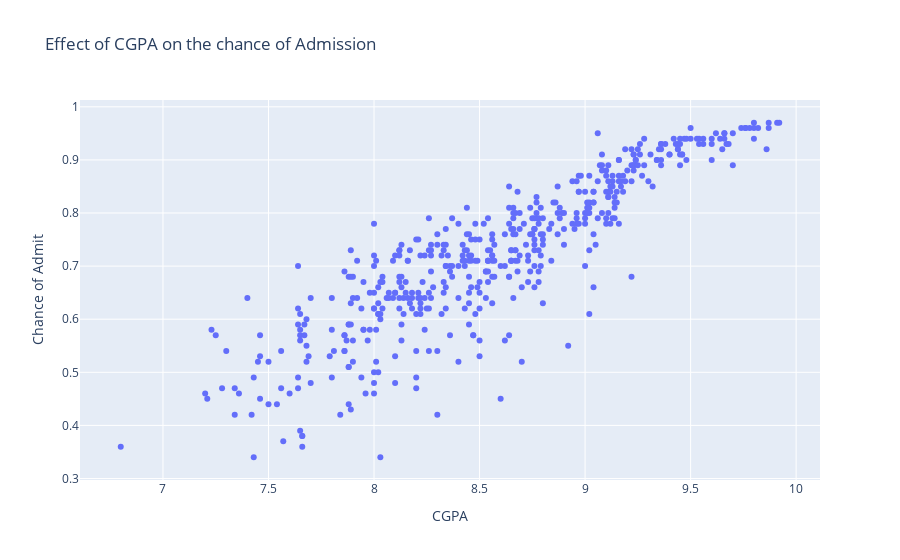

Write notebook code for a chart like this one.
### Code cell
fig = go.Figure()
fig.add_trace(go.Scatter(x=df['CGPA'], 
                         y=df['Chance of Admit '],
                         mode='markers'))

fig.update_layout(title='Effect of CGPA on the chance of Admission',
                   xaxis_title='CGPA',
                   yaxis_title='Chance of Admit')

### Figure 1 — Plotly figure (JSON) as saved in the notebook; plotly's stock layout.template omitted (floating-point values rounded to 4 significant figures; data arrays with more than 128 entries replaced by an {"elided": "..."} marker saying what was removed)
{"data": [{"mode": "markers", "type": "scatter", "x": {"elided": "500 float values"}, "y": {"elided": "500 float values"}}], "layout": {"title": {"text": "Effect of CGPA on the chance of Admission"}, "xaxis": {"title": {"text": "CGPA"}}, "yaxis": {"title": {"text": "Chance of Admit"}}}}
